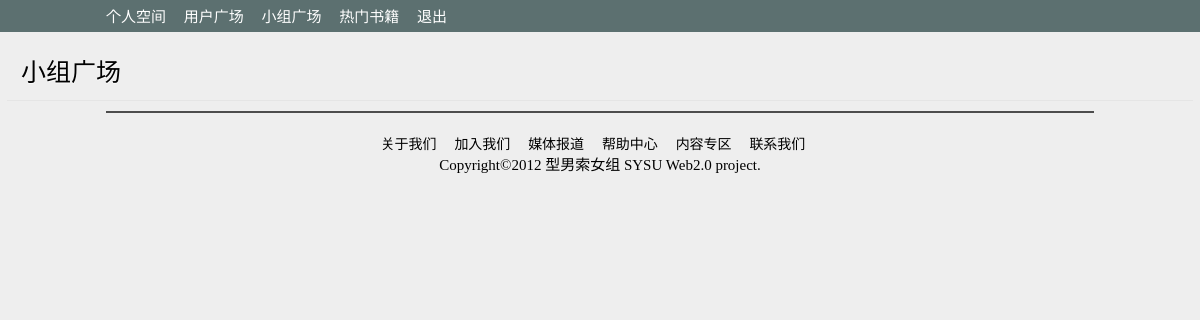
Page /groups.php on the earlier database version.
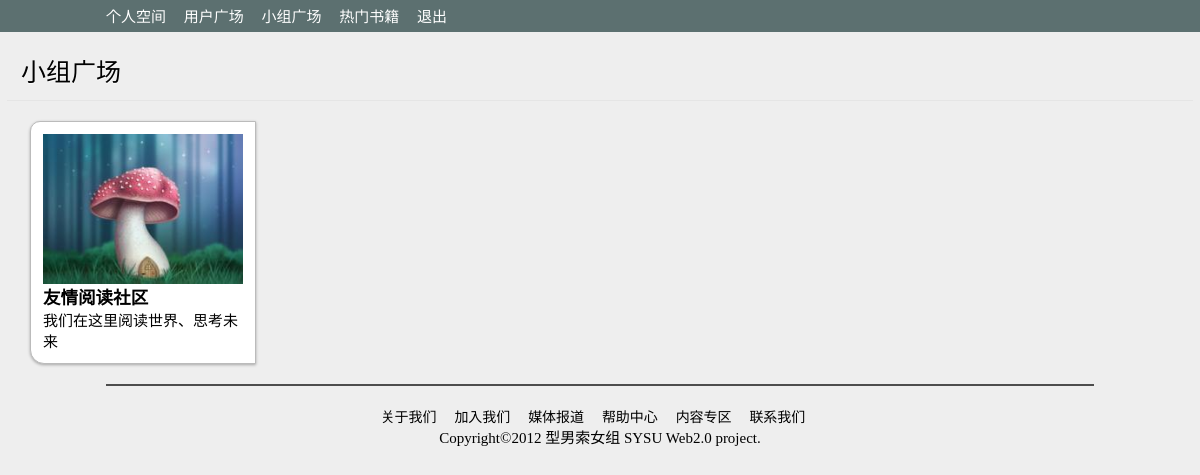
Same page on the later database version.
### tables this page shows
CREATE TABLE IF NOT EXISTS `group` (
  `gid` int(10) unsigned NOT NULL AUTO_INCREMENT,
  `uid` int(10) unsigned NOT NULL COMMENT '创建者ID',
  `name` varchar(20) NOT NULL COMMENT '组名',
  `setime` date NOT NULL COMMENT '建立时间',
  `description` varchar(50) NOT NULL COMMENT '简介',
  `personNum` int(10) unsigned NOT NULL COMMENT '组员个数',
  `pic` varchar(50) NOT NULL COMMENT '小组图片',
  PRIMARY KEY (`gid`),
  UNIQUE KEY `gid` (`gid`),
  UNIQUE KEY `name` (`name`),
  KEY `uid` (`uid`)
);

### groups.php (the view, shortened to what this page needs)
<!DOCTYPE HTML>
<html lang="en-US">
<head>
	<link rel="stylesheet" type="text/css" href="css/common.css" />
	<link rel="stylesheet" type="text/css" href="css/users-style.css" />
</head>
<body>
	<?php
		require_once( ROOT."common/header.php" );
	?>
	<div id="page">
		<div id="us_bar">
			小组广场
		</div>
		<div id="main">
			<?php
			$con = mysql_connect(Config::$host, Config::$user, Config::$pass) or die(Config::$err1);
			$sql = "select * from `group`";
			$result = mysql_query($sql,$con) or die(mysql_error());
			if( mysql_num_rows( $result ) > 0 )
			while($row = mysql_fetch_array($result)){
			?>
			<div class="item">
				<a href="group.php?gid=<?= $row['gid']?>">
					<img src="<?= empty( $row['pic'] ) ? "images/group/AdminGroup.jpg" : "images/group/" . $row['pic'] ?>"/>
				</a>
				<h3><?= $row['name'] ?></h3>
				<p><?= $row['description'] ?></p>
			</div>
			<?php
			}
			?>
		</div>
	</div>
	<?php
		require_once( ROOT."common/footer.php" );
	?>
</body>
</html>

Differences in the rows shown:
added group: pic (picture), name "友情阅读社区", description "我们在这里阅读世界、思考未来"
